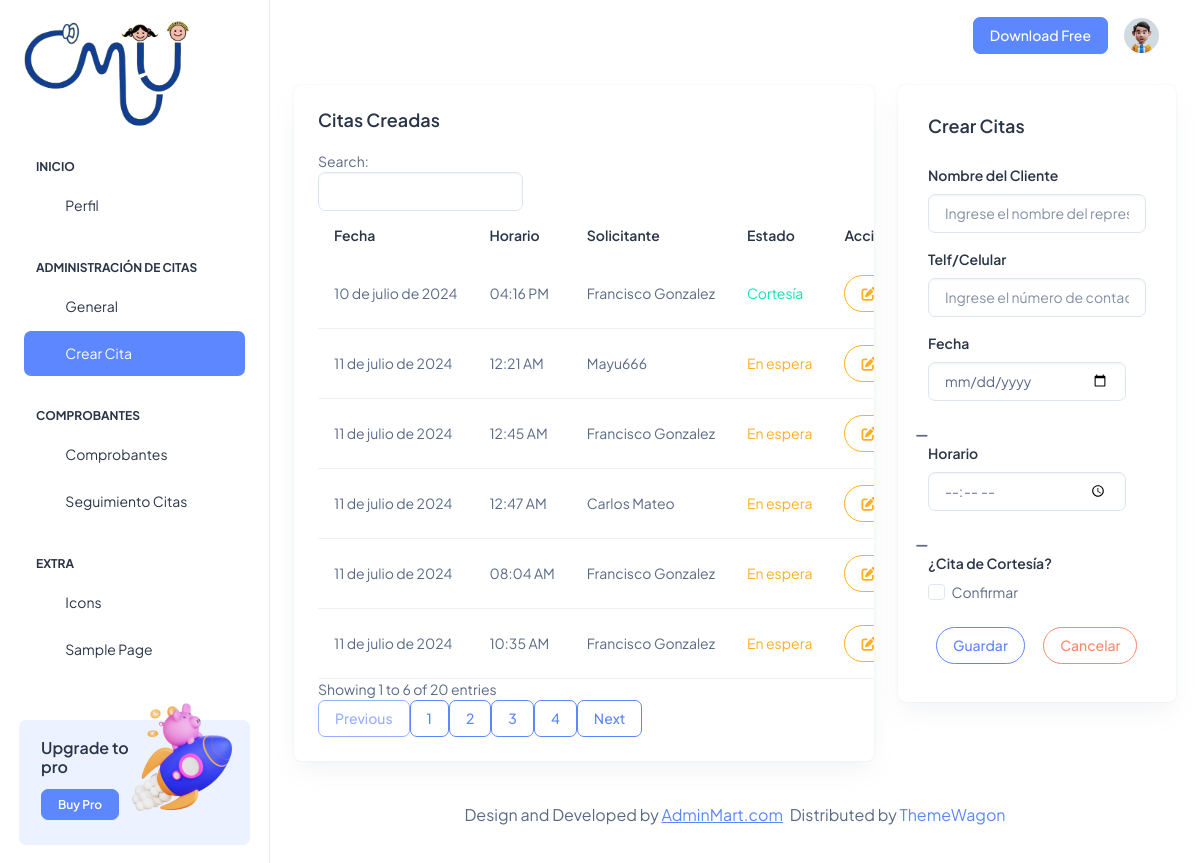
The app's page /adci_fechacitas/ (signed in) with its own data.
### Aplicaciones/Citas/models.py (models this page shows, shortened)
class CitaSol(models.Model):
    id=models.AutoField(primary_key=True)
    fech_da=models.DateField()
    time_da=models.TimeField()
    cort_da=models.BooleanField(default=False)
    nom_da=models.CharField(max_length=150)
    telf_da=models.CharField(max_length=10)
    est_da=models.BooleanField(default=False)
    notificacion_enviada = models.BooleanField(default=False)

### Aplicaciones/Citas/views.py (the view)
# urls.py: path('adci_fechacitas/',views.adci_fechacitas),
@login_required
@custom_login_required
def adci_fechacitas (request):
    horariobdd=DiaHorario.objects.all()
    horabdd=HorasDia.objects.all()
    citabdd=CitaSol.objects.all()
    return render(request,'adci_fechacitas.html',{'horarios':horariobdd,'horas':horabdd,'citas':citabdd})

### Aplicaciones/Citas/templates/adci_fechacitas.html (shortened to what this page needs)
{% extends 'adci_plantilla.html' %}
{% block usci_contenido %}
<div class="col-lg-8">
  <div class="row">
    <div class="col-lg-12">
      <div class="card overflow-hidden">
        <div class="card-body p-4">
          <h5 class="card-title mb-9 fw-semibold">Citas Creadas</h5>
          <div class="row align-items-center">
            <table id="tbl_horarios" class="table text-nowrap mb-0 align-middle">
              <thead class="text-dark fs-4">
                <tr>
                  <th class="border-bottom-0">
                    <h6 class="fw-semibold mb-0">Fecha</h6>
                  </th>
                  <th class="border-bottom-0">
                    <h6 class="fw-semibold mb-0">Horario</h6>
                  </th>
                  <th class="border-bottom-0">
                    <h6 class="fw-semibold mb-0">Solicitante</h6>
                  </th>
                  <th class="border-bottom-0">
                    <h6 class="fw-semibold mb-0">Estado</h6>
                  </th>
                  <th class="border-bottom-0">
                    <h6 class="fw-semibold mb-0">Acción</h6>
                  </th>
                </tr>
              </thead>
              <tbody>
                {% for cita in citas %}
                  <tr>
                      <td>{{ cita.fech_da }}</td>
                      <td>
                          {% if cita.time_da.hour < 12 %}
                              {{ cita.time_da|time:"h:i" }} AM
                          {% else %}
                              {{ cita.time_da|time:"h:i" }} PM
                          {% endif %}
                      </td>
                      <td>{{cita.nom_da}}</td>
                      <td>
                        {% if cita.cort_da %}
                          <span class="text-success">Cortesía</span>
                        {% else %}
                          {% if cita.est_da %}
                            <span class="text-info">Realizados</span>
                          {% else %}
                            <span class="text-warning">En espera</span>
                          {% endif %}
                        {% endif %}
                      </td>
                      <td>
                        {% if cita.est_da %}
                        <span class="text-center">Sin Acciones</span>
                        {% else %}
                        <button type="button" class="btn btn-outline-warning rounded-pill" data-bs-toggle="modal" data-bs-target="#exampleModal"
                          data-id="{{ cita.id }}" data-diah="{{ cita.fech_da|date:'Y-m-d' }}" data-horario="{{ cita.time_da|time:'H:i' }}" data-nom="{{cita.nom_da}}" data-telf="{{cita.telf_da}}"
                          data-cortesia="{{cita.cort_da}}">
                           <i class="fas fa-edit"></i>
                        </button>
                        {% endif %}
                      </td>
                  </tr>
                  {% endfor %}
              </tbody>
            </table>
          </div>
        </div>
      </div>
    </div>
  </div>
</div>
<div class="col-lg-4 align-items-stretch">
  <div class="card w-100">
    <div class="card-body">
      <div class="d-sm-flex d-block align-items-center justify-content-between mb-9">
        <div class="mb-3 mb-sm-0">
          <h5 class="card-title fw-semibold">Crear Citas</h5>
        </div>
      </div>
      <form action="/aggagenda_adci/" method="POST" id="vldt_dias">
        <div class="mb-3">
          <label for="nom_da" class="form-label">Nombre del Cliente</label>
          <input type="text" class="form-control" name="nom_da" id="nom_da" placeholder="Ingrese el nombre del representante">
        </div>
        <div class="mb-3">
          <label for="telf_da" class="form-label">Telf/Celular</label>
          <input type="text" class="form-control" name="telf_da" id="telf_da" placeholder="Ingrese el número de contacto">
        </div>
        <div class="row">
          <div class="mb-3 col-md-11">
            <label for="fech_da" class="form-label">Fecha</label>
            <input type="date" class="form-control" name="fech_da" id="fech_da" aria-describedby="dateHelp">
          </div>
          <div class="col-md-1 d-flex align-items-center justify-content-center">
            <i id="fech_da_icon" class="fas fa-minus text-muted" style="margin-top: 12px; margin-right:12px;" title="Esperando datos..."></i>
          </div>
        </div>
        <div class="row">
            <div class="mb-3 col-md-11">
              <label for="time_da" class="form-label">Horario</label>
              <input type="time" class="form-control" name="time_da" id="time_da">
            </div>
            <div class="col-md-1 d-flex align-items-center justify-content-center">
              <i id="time_da_icon" class="fas fa-minus text-muted" style="margin-top: 12px; margin-right:12px;" title="Esperando datos..."></i>
            </div>
          </div>
        <label for="cort_da" class="form-label">¿Cita de Cortesía?</label>
        <div class="mb-3 form-check">
          <input type="checkbox" class="form-check-input" name="cort_da" id="cort_da">
          <label class="form-check-label" for="cort_da">Confirmar</label>
        </div>
        <button type="submit" class="btn btn-outline-primary rounded-pill m-2">Guardar</button>
        <button type="reset" name="button" class="btn btn-outline-danger rounded-pill m-2">Cancelar</button>
      </form>
    </div>
  </div>
</div>
{% endblock %}

### records on screen
CitaSol: fech_da "10 de julio de 2024", time_da "04:16", nom_da "Francisco Gonzalez", cort_da "Cortesía"
CitaSol: fech_da "11 de julio de 2024", time_da "12:21", nom_da "Mayu666", cort_da "En espera"
CitaSol: fech_da "11 de julio de 2024", time_da "12:45", nom_da "Francisco Gonzalez", cort_da "En espera"
CitaSol: fech_da "11 de julio de 2024", time_da "12:47", nom_da "Carlos Mateo", cort_da "En espera"
CitaSol: fech_da "11 de julio de 2024", time_da "08:04", nom_da "Francisco Gonzalez", cort_da "En espera"
CitaSol: fech_da "11 de julio de 2024", time_da "10:35", nom_da "Francisco Gonzalez", cort_da "En espera"
